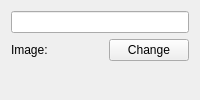
         <widget class="QWidget" name="imageEdit">
          <layout class="QGridLayout" name="gridLayout_7">
           <item row="1" column="1">
            <widget class="QPushButton" name="imageChange">
             <property name="text">
              <string>Change</string>
             </property>
            </widget>
           </item>
           <item row="2" column="0" colspan="2">
            <widget class="ImageLabel" name="imagePreview" native="true">
             <property name="sizePolicy">
              <sizepolicy hsizetype="Expanding" vsizetype="Expanding">
               <horstretch>0</horstretch>
               <verstretch>0</verstretch>
              </sizepolicy>
             </property>
            </widget>
           </item>
           <item row="0" column="0" colspan="2">
            <widget class="QLineEdit" name="imageName">
             <property name="maxLength">
              <number>300</number>
             </property>
            </widget>
           </item>
           <item row="1" column="0">
            <widget class="QLabel" name="label_12">
             <property name="sizePolicy">
              <sizepolicy hsizetype="Expanding" vsizetype="Preferred">
               <horstretch>0</horstretch>
               <verstretch>0</verstretch>
              </sizepolicy>
             </property>
             <property name="text">
              <string>Image:</string>
             </property>
            </widget>
           </item>
          </layout>
         </widget>
